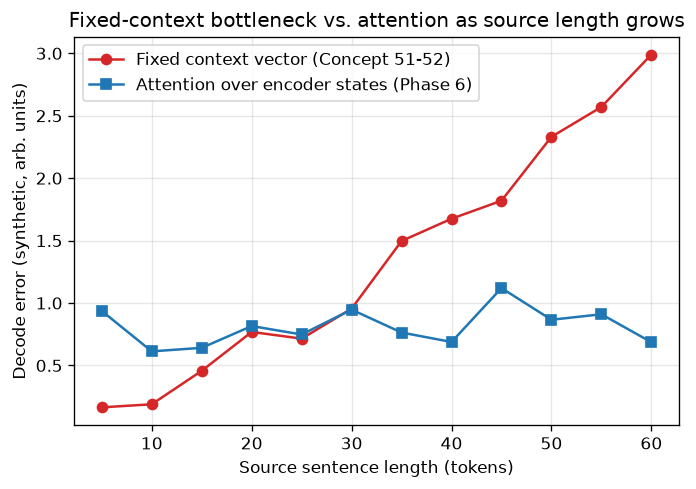

Generate this figure with Python:
"""
Day 115 -- Consolidation: Phase 5 (RNN sequence modeling)
Connection 3: the fixed-context bottleneck (Concept 52) degrades with source
length regardless of encoder quality, while an attention-style decoder (Phase 6)
does not -- this is the exact gap that motivates attention.

Synthetic data only (seed 42, < 100 points). No downloads, no internet.
"""
import numpy as np
import matplotlib.pyplot as plt

np.random.seed(42)

source_lengths = np.arange(5, 61, 5)  # 12 points: 5, 10, ..., 60 tokens

# Fixed-context vector (vanilla seq2seq, Concept 51-52): a single fixed-size
# vector must encode the WHOLE sentence, so information loss grows with length.
# Modeled as a mild superlinear growth in reconstruction error + noise.
fixed_context_error = 0.015 * source_lengths + 0.0006 * source_lengths**2
fixed_context_error += np.random.normal(0, 0.15, size=source_lengths.shape)
fixed_context_error = np.clip(fixed_context_error, 0, None)

# Attention-based decoder (Phase 6 preview): decoder re-reads every encoder
# state at every step, so no single vector ever has to hold the whole sentence.
# Error stays flat (small, length-independent) up to noise.
attention_error = np.full_like(source_lengths, 0.9, dtype=float)
attention_error += np.random.normal(0, 0.15, size=source_lengths.shape)
attention_error = np.clip(attention_error, 0, None)

fig, ax = plt.subplots(figsize=(6.5, 4.2))
ax.plot(source_lengths, fixed_context_error, "o-", color="#d62728",
        label="Fixed context vector (Concept 51-52)")
ax.plot(source_lengths, attention_error, "s-", color="#1f77b4",
        label="Attention over encoder states (Phase 6)")

ax.set_xlabel("Source sentence length (tokens)")
ax.set_ylabel("Decode error (synthetic, arb. units)")
ax.set_title("Fixed-context bottleneck vs. attention as source length grows")
ax.legend(loc="upper left")
ax.grid(alpha=0.3)

fig.savefig("graph_DAY_115.png", dpi=120, bbox_inches="tight")
print("saved graph_DAY_115.png")
